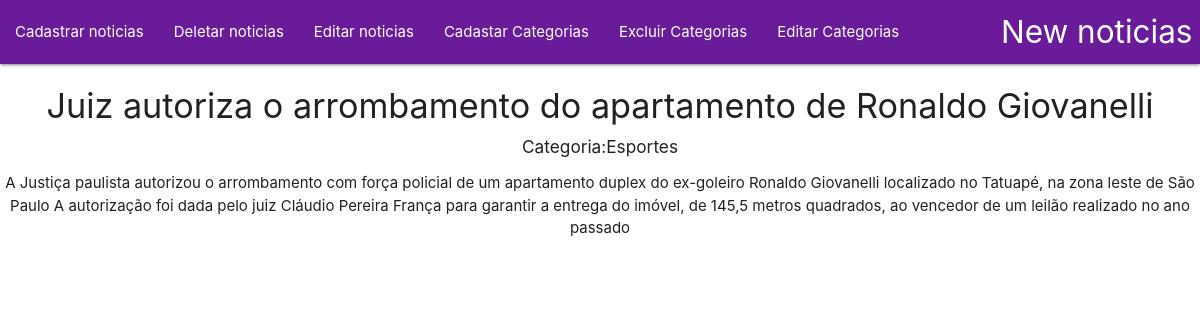
The page /paginas/ver_noticia.php?id=2 on the database its author committed.
### tables this page shows
CREATE TABLE `noticias` (
  `idnoticia` int(11) NOT NULL,
  `nome` text NOT NULL,
  `categoriafk` int(11) NOT NULL,
  `descricao` text NOT NULL
);

CREATE TABLE `categoria` (
  `idcategoria` int(11) NOT NULL,
  `categorias` varchar(250) NOT NULL
);

### paginas/ver_noticia.php (the view, shortened to what this page needs)
<?php
require_once("../header.php");
require_once("../menu.php");
require_once("../conexao_sql.php");
if(isset($_GET['id'])){
	$idnoticia = $_GET['id'];
	$pesquisar = "SELECT * FROM noticias WHERE idnoticia = '$idnoticia'";
	$resultado = mysqli_query($sql,$pesquisar);
	$dados = mysqli_fetch_array($resultado);
	$idcategoria = $dados['categoriafk'];
	$buscar = "SELECT * FROM categoria WHERE idcategoria = '$idcategoria'";
	$resultado_da_busca = mysqli_query($sql,$buscar);
	$dado = mysqli_fetch_array($resultado_da_busca);
}
?>
<h4 class="center-align"><?php echo $dados['nome'];?></h4>
<h6 class="center-align">Categoria:<?php echo $dado['categorias'];?></h6>
<p class="center-align"><?php echo $dados['descricao']?></p>
<?php
require_once("../footer.php");
?>

### rows shown on the page
noticias: nome "Juiz autoriza o arrombamento do apartamento de Ronaldo Giovanelli", descricao "A Justiça paulista autorizou o arrombamento com força policial de um apartamento duplex do ex-goleiro Ronaldo Giovanelli localizado no Tatuapé, na zona leste de São Paulo A autorização foi dada pelo juiz Cláudio Pereira França para garantir a entrega do imóvel, de 145,5 metros quadrados, ao vencedor de um leilão realizado no ano passado"
categoria: categorias "Esportes"
